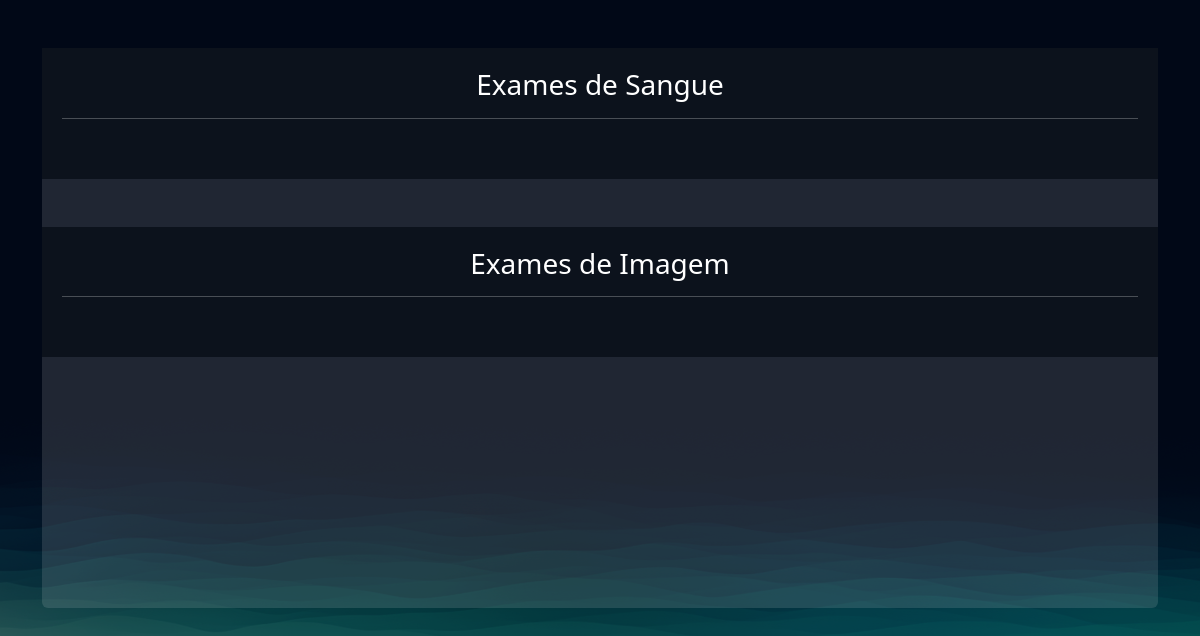
The app's page /exames/gerenciar_exames/ (signed in), older data.
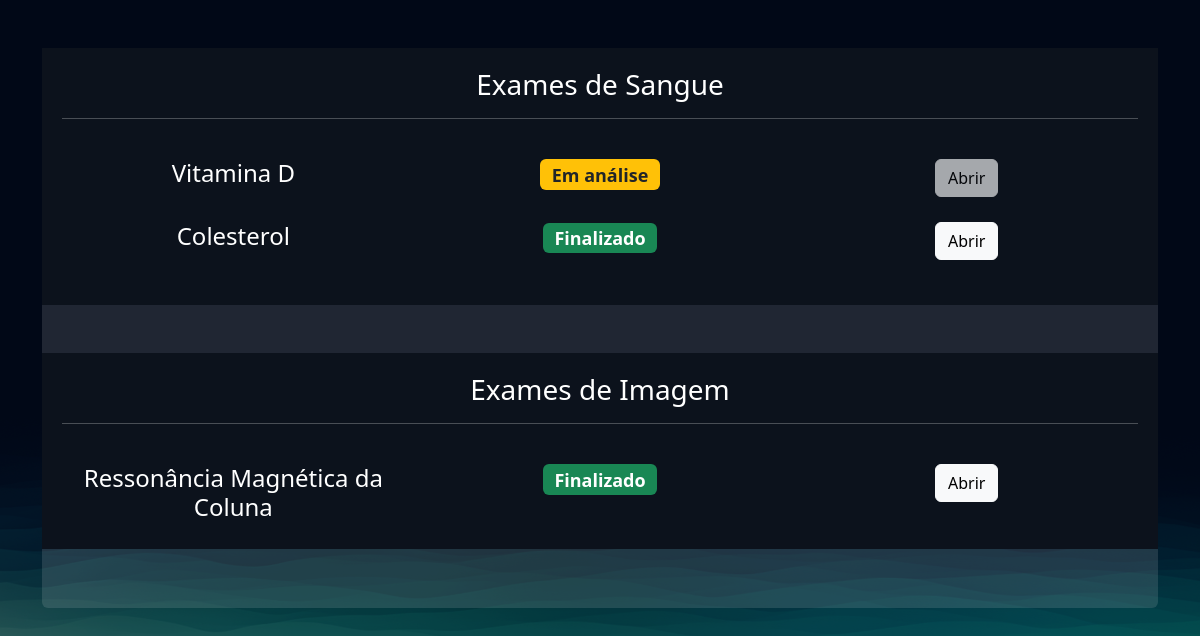
The same page, newer data.
### exames/models.py (models this page shows, shortened)
class SolicitacaoExame(models.Model):
    choice_status = (
    ('E', 'Em análise'),
    ('F', 'Finalizado')
    )
    usuario = models.ForeignKey(User, on_delete=models.DO_NOTHING)
    exame = models.ForeignKey(TiposExames, on_delete=models.DO_NOTHING)
    status = models.CharField(max_length=2, choices=choice_status)
    resultado = models.FileField(upload_to="resultados", null=True, blank=True)
    requer_senha = models.BooleanField(default=False)
    senha = models.CharField(max_length=6, null=True, blank=True)
    def badge_template(self):
        if self.status == 'E':
            classes_css = 'bg-warning text-dark'
            texto = "Em análise"
        elif self.status == 'F':
            classes_css = 'bg-success'
            texto = "Finalizado"
        return mark_safe(f'<span class="badge bg-primary {classes_css}">{texto}</span>')

class TiposExames(models.Model):
    tipo_choices = (
        ('I', 'Examde de Imagem'),
        ('S', 'Examde de Sangue'),
    )
    nome = models.CharField(max_length=50)
    tipo = models.CharField(choices=tipo_choices, max_length=1)
    preco = models.FloatField()
    disponivel = models.BooleanField(default=True)
    horario_inicial = models.IntegerField()
    horario_final = models.IntegerField()

### exames/views.py (the view)
# urls.py: path('gerenciar_exames/', views.gerenciar_exames, name="gerenciar_exames"),
@login_required
def gerenciar_exames(request):
    exames = SolicitacaoExame.objects.filter(usuario=request.user)
    return render(request, 'gerenciar_exames.html', {'exames': exames})

### exames/templates/gerenciar_exames.html (shortened to what this page needs)
{% extends "bases/base.html" %}
{% load static %}
{% block 'head' %}
    <link href="{% static 'exames/css/css.css' %}" rel="stylesheet">
    <link href="{% static 'exames/css/gerenciar_pedidos.css' %}" rel="stylesheet">
    <link href="{% static 'exames/css/gerenciar_exames.css' %}" rel="stylesheet">
{% endblock 'head' %}
{% block 'conteudo' %}
    <br>
    <br>
    <div class="container">
        <div class="card card-view">
            <div class="sub-card">
                <h3>Exames de Sangue</h3>
                <hr>
                <br>
                {% for exame in exames  %}
                  {% if  exame.exame.tipo == 'S'%}
                      <div class="row">
                          <div class="col-md"><h4>{{exame.exame.nome}}</h4></div>
                          <div class="col-md"><h4>{{exame.badge_template}}</h4></div>
                          <div class="col-md">
                              {% if exame.status == 'F' %}
                                  <a href="{% url "permitir_abrir_exame" exame.id %}" class="btn btn-light">Abrir</a>
                              {% else %}
                                  <a href="#" class="btn btn-light disabled">Abrir</a>
                              {% endif %}
                          </div>
                      </div>
                      <br>
                  {% endif %}
                {% endfor %}
            </div>
            <br>
            <br>
            <div class="sub-card">
                <h3>Exames de Imagem</h3>
                <hr>
                <br>
                {% for exame in exames  %}
                  {% if  exame.exame.tipo == 'I'%}
                      <div class="row">
                          <div class="col-md"><h4>{{exame.exame.nome}}</h4></div>
                          <div class="col-md"><h4>{{exame.badge_template}}</h4></div>
                          <div class="col-md">
                              {% if exame.status == 'F' %}
                                  <a href="{% url "permitir_abrir_exame" exame.id %}" class="btn btn-light">Abrir</a>
                              {% else %}
                                  <a href="#" class="btn btn-light disabled">Abrir</a>
                              {% endif %}
                      </div>
                      <br>
                  {% endif %}
                {% endfor %}
            </div>
        </div>
    </div>
{% endblock 'conteudo' %}

Row changes from the older to the newer data that the page shows:
now on this page (row edited): SolicitacaoExame: exame.nome "Vitamina D", badge_template "Em análise", shows "Abrir", shown under "Exames de Sangue"
now on this page (row edited): SolicitacaoExame: exame.nome "Colesterol", badge_template "Finalizado", shows "Abrir", shown under "Exames de Sangue"
now on this page (row edited): SolicitacaoExame: exame.nome "Ressonância Magnética da Coluna", badge_template "Finalizado", shows "Abrir", shown under "Exames de Imagem"
